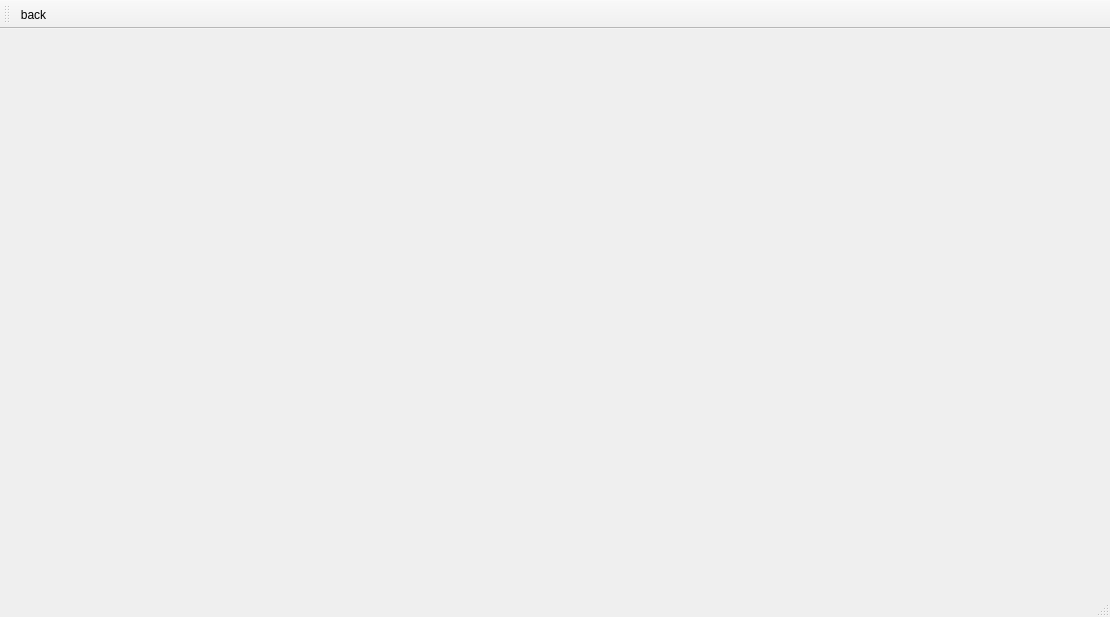
<?xml version="1.0" encoding="UTF-8"?>
<ui version="4.0">
 <class>MainWindow</class>
 <widget class="QMainWindow" name="MainWindow">
  <property name="geometry">
   <rect>
    <x>0</x>
    <y>0</y>
    <width>1110</width>
    <height>617</height>
   </rect>
  </property>
  <property name="contextMenuPolicy">
   <enum>Qt::CustomContextMenu</enum>
  </property>
  <property name="windowTitle">
   <string>MainWindow</string>
  </property>
  <widget class="QWidget" name="centralWidget">
   <property name="contextMenuPolicy">
    <enum>Qt::CustomContextMenu</enum>
   </property>
   <widget class="QWidget" name="gridLayoutWidget">
    <property name="geometry">
     <rect>
      <x>0</x>
      <y>0</y>
      <width>1111</width>
      <height>551</height>
     </rect>
    </property>
    <layout class="QGridLayout" name="gridLayout">
     <property name="sizeConstraint">
      <enum>QLayout::SetDefaultConstraint</enum>
     </property>
    </layout>
   </widget>
  </widget>
  <widget class="QToolBar" name="mainToolBar">
   <attribute name="toolBarArea">
    <enum>TopToolBarArea</enum>
   </attribute>
   <attribute name="toolBarBreak">
    <bool>false</bool>
   </attribute>
   <addaction name="actionback"/>
  </widget>
  <widget class="QStatusBar" name="statusBar"/>
  <action name="actionback">
   <property name="text">
    <string>back</string>
   </property>
   <property name="toolTip">
    <string>&lt;html&gt;&lt;head/&gt;&lt;body&gt;&lt;p&gt;&lt;span style=&quot; font-size:24pt; font-weight:600;&quot;&gt;BACK&lt;/span&gt;&lt;/p&gt;&lt;/body&gt;&lt;/html&gt;</string>
   </property>
  </action>
 </widget>
 <layoutdefault spacing="6" margin="11"/>
 <resources/>
 <connections/>
</ui>
